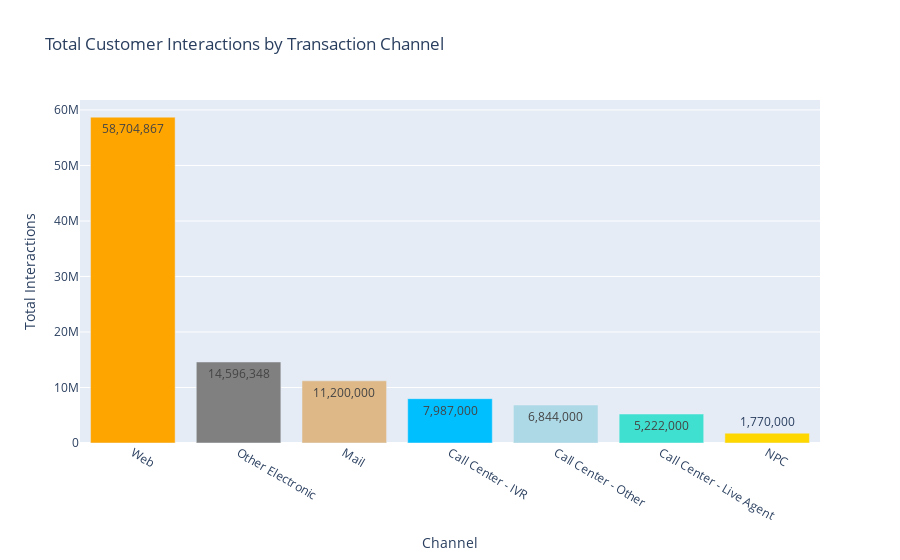

The code cell stored with this chart in its notebook:
### Code cell
# Group the data by Root Level and sum the values
grouped_data = df.groupby(['Root Level'])['Value'].sum().reset_index()

# Sort the grouped_data by Value column in descending order
grouped_data = grouped_data.sort_values(by='Value', ascending=False)

# Create a dictionary to map the Root Level to its corresponding color
color_map = {'Web': 'orange', 'Other Electronic': 'gray', 'Mail': 'burlywood', 'Call Center - IVR': 'deepskyblue','Call Center - Other':'lightblue', \
              'Call Center - Live Agent':'Turquoise', 'NPC': 'gold'}

# Create the bar chart trace
bar_trace = go.Bar(
    x=grouped_data['Root Level'],
    y=grouped_data['Value'],
    marker=dict(color=[color_map.get(root_level, 'grey') for root_level in grouped_data['Root Level']]),
    text=[f"{value:,}" for value in grouped_data['Value']],
    textposition='auto'
)

# Create the bar chart layout
bar_layout = go.Layout(
    title='Total Customer Interactions by Transaction Channel',
    xaxis=dict(title='Channel'),
    yaxis=dict(title='Total Interactions'),
    legend=dict(title=dict(text='Transaction Channels'))
)

# Create the bar chart figure
bar_fig_root = go.Figure(data=[bar_trace], layout=bar_layout)

# Display the bar chart
bar_fig_root.show()

### Figure 1 — Plotly figure (JSON) as saved in the notebook; plotly's stock layout.template omitted (floating-point values rounded to 4 significant figures)
{"data": [{"marker": {"color": ["orange", "gray", "burlywood", "deepskyblue", "lightblue", "Turquoise", "gold"]}, "text": ["58,704,867", "14,596,348", "11,200,000", "7,987,000", "6,844,000", "5,222,000", "1,770,000"], "textposition": "auto", "type": "bar", "x": ["Web", "Other Electronic", "Mail", "Call Center - IVR", "Call Center - Other", "Call Center - Live Agent", "NPC"], "y": [58704867, 14596348, 11200000, 7987000, 6844000, 5222000, 1770000]}], "layout": {"legend": {"title": {"text": "Transaction Channels"}}, "title": {"text": "Total Customer Interactions by Transaction Channel"}, "xaxis": {"title": {"text": "Channel"}}, "yaxis": {"title": {"text": "Total Interactions"}}}}
